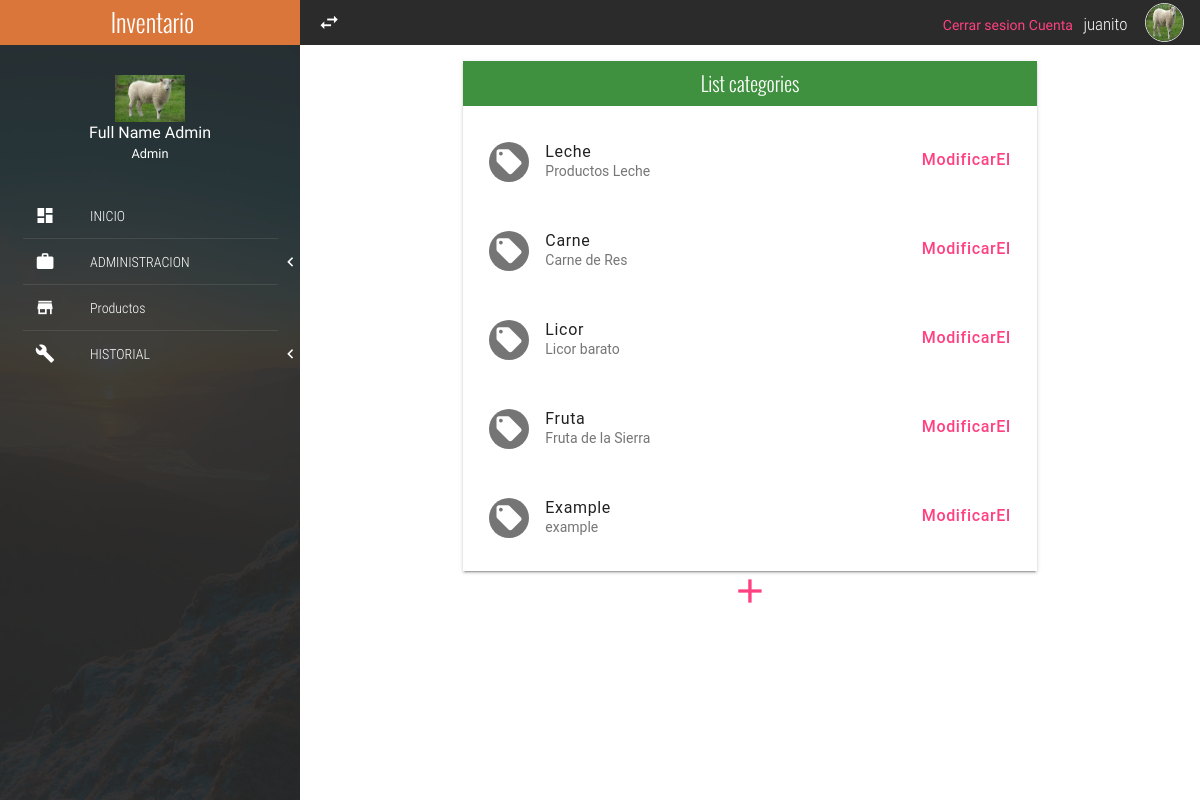
Page /category/ (signed in) on the committed database.
### accounts/models.py (models this page shows, shortened)
class Account(models.Model):
    user = models.OneToOneField(User, on_delete=models.CASCADE)
    photo = models.ImageField(default='default.jpg',upload_to='profile_pics')

### categoria/models.py (models this page shows, shortened)
class Category(models.Model):
	name = models.CharField(max_length = 50)
	desc = models.CharField(max_length = 150)

### categoria/views.py (the view)
# urls.py: path('category/', categories, name='category'),
def categories(request):
	cats = Category.objects.all()
	return render(request, 'categoria/categorias.html', {'cats':cats})

### categoria/templates/categoria/categorias.html
{% extends 'index.html' %}
{% block content %}
	<div class="mdl-tabs__panel" id="tabListCategory">
				<div class="mdl-grid">
					<div class="mdl-cell mdl-cell--4-col-phone mdl-cell--8-col-tablet mdl-cell--8-col-desktop mdl-cell--2-offset-desktop">
						<div class="full-width panel mdl-shadow--2dp">
							<div class="full-width panel-tittle bg-success text-center tittles">
								List categories
							</div>
							<div class="full-width panel-content">
								{% for cat in cats %}
								<div class="mdl-list">
									<div class="mdl-list__item mdl-list__item--two-line">
										<span class="mdl-list__item-primary-content">
											<i class="zmdi zmdi-label mdl-list__item-avatar"></i>
											<span>{{cat.name}}</span>
											<span class="mdl-list__item-sub-title">{{cat.desc}}</span>
										</span>
										<a class="mdl-list__item-secondary-action" href="{% url 'modificarCategoria' cat.id %}">Modificar</a>
										<a class="mdl-list__item-secondary-action" href="{% url 'eliminarCategoria' cat.id %}"> El</a>
									</div>
									<li class="full-width divider-menu-h"></li>
								</div>
								{% endfor %}
							</div>
						</div>
						<p class="text-center">
							<a href="{% url 'crearCategoria' %}"
								style="font-size: 40px;"
							>
							<i class="zmdi zmdi-plus"></i></a>
						</p>
					</div>
				</div>
			</div>
{% endblock %}

### templates/index.html (shortened to what this page needs)
{% load static %}
<!DOCTYPE html>
<html lang="es">
<head>
	<link rel="stylesheet" href="http://cdn.jsdelivr.net/npm/bootstrap@4.1.3/dist/css/bootstrap.min.css">
	<link rel="stylesheet" href="{% static 'css/normalize.css' %}">
	<link rel="stylesheet" href="{% static 'css/sweetalert2.css' %}">
	<link rel="stylesheet" href="{% static 'css/material.min.css' %}">
	<link rel="stylesheet" href="{% static 'css/material-design-iconic-font.min.css' %}">
	<link rel="stylesheet" href="{% static 'css/jquery.mCustomScrollbar.css' %}">
	<link rel="stylesheet" href="{% static 'css/main.css' %}">
</head>
<body>
	<section class="full-width navLateral">
		<div class="full-width navLateral-bg btn-menu"></div>
		<div class="full-width navLateral-body">
			<div class="full-width navLateral-body-logo text-center tittles">
				 Inventario
			</div>
			<figure class="full-width navLateral-body-tittle-menu">
				<div>
					<img src="{{ user.account.photo.url }}" alt="Avatar" class="img-responsive">
				</div>
				<figcaption>
					<span>
						Full Name Admin<br>
						<small>Admin</small>
					</span>
				</figcaption>
			</figure>
			<nav class="full-width">
				<ul class="full-width list-unstyle menu-principal">
					<li class="full-width">
						<a href="{% url 'homePage' %}" class="full-width">
							<div class="navLateral-body-cl">
								<i class="zmdi zmdi-view-dashboard"></i>
							</div>
							<div class="navLateral-body-cr">
								INICIO
							</div>
						</a>
					</li>
					<li class="full-width divider-menu-h"></li>
					<li class="full-width">
						<a href="#" class="full-width btn-subMenu">
							<div class="navLateral-body-cl">
								<i class="zmdi zmdi-case"></i>
							</div>
							<div class="navLateral-body-cr">
								ADMINISTRACION
							</div>
							<span class="zmdi zmdi-chevron-left"></span>
						</a>
					</li>
					<li class="full-width divider-menu-h"></li>
					<li class="full-width">
						<a href="{% url 'listProduct' %}" class="full-width">
							<div class="navLateral-body-cl">
								<i class="zmdi zmdi-store"></i>
							</div>
							<div class="navLateral-body-cr">
								Productos
							</div>
						</a>
					</li>
					<li class="full-width divider-menu-h"></li>
					<li class="full-width">
						<a href="{% url 'historial' %}" class="full-width btn-subMenu">
							<div class="navLateral-body-cl">
								<i class="zmdi zmdi-wrench"></i>
							</div>
							<div class="navLateral-body-cr">
								HISTORIAL
							</div>
							<span class="zmdi zmdi-chevron-left"></span>
						</a>
					</li>
				</ul>
			</nav>
		</div>
	</section>
	<section class="full-width pageContent">
		<div class="full-width navBar">
			<div class="full-width navBar-options">
				<i class="zmdi zmdi-swap btn-menu" id="btn-menu"></i>
				<nav class="navBar-options-list">
					<ul class="list-unstyle">
						<a href="{% url 'logout' %}">Cerrar sesion</a>
						<a href="{% url 'account' %}">Cuenta</a>
						<li class="text-condensedLight noLink" ><small>{{user.username}}</small></li>
						<li class="noLink">
							<figure >
								<img  src="{{ user.account.photo.url }}" alt="Avatar" class="img-responsive">
							</figure>
						</li>
					</ul>
				</nav>
			</div>
		</div>
		{% block content %}{% endblock %}
	</section>
</body>
</html>

### static/css/main.css (style rules this page uses)
:root { --color-text: #3F51B5; --primary-color: #2B2B2C; --acent-color: #DB763B; }
html, body { width: 100%; height: 100%; margin: 0; padding: 0; font-size: 16px; font-family: "RobotoRegular"; position: relative; background-color: #fff; }
.text-condensedLight { font-family: "RobotoCondensedLight"; }
.text-center { text-align: center; }
.tittles { font-family: "OswaldLight"; }
.full-width { margin: 0; padding: 0; width: 100%; box-sizing: border-box; }
.list-unstyle { margin: 0; padding: 0; list-style: none; box-sizing: border-box; }
.img-responsive { width: 100%; height: auto; }
.divider-menu-h { height: 0; border-top: 1px solid rgba(255, 255, 255, .09); width: 85%; margin: 0 auto; }
.mdl-list__item-avatar { line-height: 40px; text-align: center; font-size: 30px; }
.panel { height: auto; }
.panel-tittle { height: 45px; display: block; line-height: 45px; color: #fff; font-size: 20px; }
.panel-content { display: block; padding: 10px; }
.bg-success { background-color: #3f903f !important; }
.navBar { background-color: var(--primary-color); height: 45px; color: #fff; }
.navBar-options { line-height: 45px; height: 45px; position: absolute; width: 100%; top: 0; right: 0; padding: 0; transition: all .3s ease-in-out; }
.navBar-options .btn-menu, .navBar-options-list { line-height: 45px; position: absolute; top: 0; height: 45px; margin: 0; padding: 0; }
.navBar-options .btn-menu { width: 40px; left: 0; font-size: 23px; cursor: pointer; user-select: none; text-align: center; outline: none; margin-left: 9px; }
.navBar-options-list { right: 9px; }
.navBar-options-list .noLink { cursor: inherit !important; }
.navBar-options-list ul { height: 45px; }
.navBar-options-list ul li { height: 45px; line-height: 45px; cursor: pointer; display: inline-block; padding: 0 7px; font-size: 21px; -moz-user-select: none; -webkit-user-select: none; -ms-user-select: none; }
.navBar-options-list ul li { outline: none; }
.navBar-options-list ul li figure, .navBar-options-list ul li figure img { margin: 0; padding: 0; padding-top: 0; margin-top: 0; box-sizing: border-box; }
.navBar-options-list ul li figure { height: 45px; }
.navBar-options-list ul li figure img { border: 1px solid #E1E1E1; border-radius: 50%; width: 39px; height: 39px; margin-bottom: 3px; }
.navLateral, .navLateral-body, .navLateral-bg { position: absolute; top: 0; height: 100%; }
.navLateral { left: 0; width: 300px; z-index: 100; transition: all .3s ease-in-out; background-image: url("../assets/img/FontNavLateral.jpg"); background-size: cover; color: #fff; overflow: hidden; }
.navLateral-body { z-index: 82; left: 0; padding-bottom: 30px; background-color: rgba(43, 43, 44, .9); }
.navLateral-body-logo { height: 45px; line-height: 45px; color: #fff; width: 100%; font-size: 25px; background-color: var(--acent-color); }
.navLateral-body-cl, .navLateral-body-cr { box-sizing: border-box; height: 77px; float: left; margin: 0; padding: 0; position: relative; }
.navLateral-body-cl { width: 30%; }
.navLateral-body-cr { width: 70%; font-family: "RobotoCondensedLight"; }
.navLateral-body-tittle-menu { text-align: center; padding: 30px 0; }
.navLateral-body-tittle-menu img { max-width: 70px; }
.menu-principal li, .menu-principal li a { display: block; }
.menu-principal li a { height: 45px; color: #fff; position: relative; transition: all .3s ease-in-out; }
.menu-principal li a div.navLateral-body-cl, .menu-principal li a div.navLateral-body-cr { height: 45px; line-height: 45px; }
.menu-principal li a div.navLateral-body-cl { text-align: center; font-size: 20px; }
.btn-subMenu span { position: absolute; top: 0; right: 7px; line-height: 45px; height: 45px; font-size: 19px; }
.pageContent { padding-left: 300px; width: 100%; height: 100%; overflow: hidden; z-index: 77; background-color: #fff; transition: all .3s ease-in-out; }

### rows in the picture
Category: name "Leche", desc "Productos Leche"
Category: name "Carne", desc "Carne de Res"
Category: name "Licor", desc "Licor barato"
Category: name "Fruta", desc "Fruta de la Sierra"
Category: name "Example", desc "example"

### other values in the picture
{{ user.username }} "juanito"
